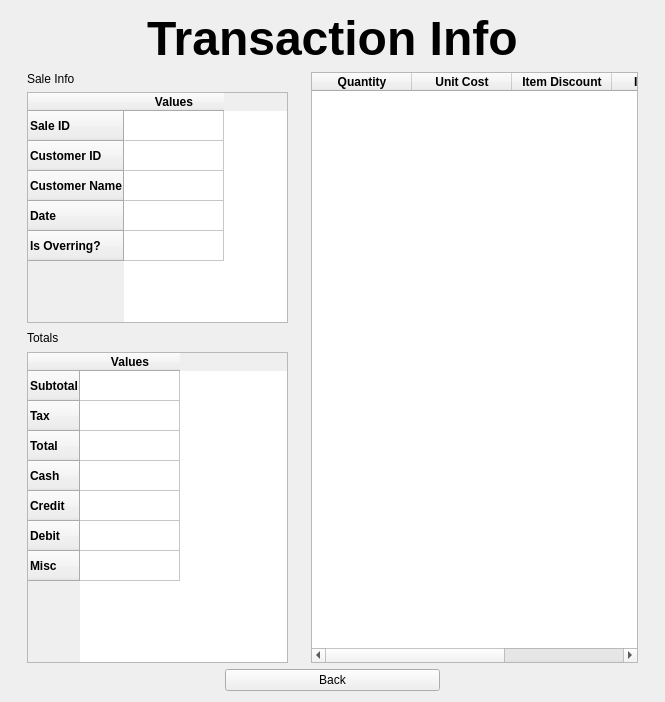
      <widget class="QWidget" name="sale_page">
       <layout class="QVBoxLayout" name="verticalLayout_21">
        <item>
         <layout class="QHBoxLayout" name="horizontalLayout_17">
          <item>
           <spacer name="horizontalSpacer_3">
            <property name="orientation">
             <enum>Qt::Horizontal</enum>
            </property>
            <property name="sizeHint" stdset="0">
             <size>
              <width>40</width>
              <height>20</height>
             </size>
            </property>
           </spacer>
          </item>
          <item>
           <widget class="QLabel" name="label_23">
            <property name="font">
             <font>
              <pointsize>36</pointsize>
              <weight>75</weight>
              <bold>true</bold>
             </font>
            </property>
            <property name="text">
             <string>Transaction Info</string>
            </property>
           </widget>
          </item>
          <item>
           <spacer name="horizontalSpacer_47">
            <property name="orientation">
             <enum>Qt::Horizontal</enum>
            </property>
            <property name="sizeHint" stdset="0">
             <size>
              <width>40</width>
              <height>20</height>
             </size>
            </property>
           </spacer>
          </item>
         </layout>
        </item>
        <item>
         <layout class="QHBoxLayout" name="horizontalLayout_18" stretch="1,1,1,20,1">
          <item>
           <spacer name="horizontalSpacer_49">
            <property name="orientation">
             <enum>Qt::Horizontal</enum>
            </property>
            <property name="sizeHint" stdset="0">
             <size>
              <width>40</width>
              <height>20</height>
             </size>
            </property>
           </spacer>
          </item>
          <item>
           <layout class="QVBoxLayout" name="verticalLayout_10">
            <item>
             <layout class="QVBoxLayout" name="verticalLayout_9">
              <item>
               <widget class="QLabel" name="label">
                <property name="text">
                 <string>Sale Info</string>
                </property>
               </widget>
              </item>
              <item>
               <widget class="QTableWidget" name="sale_basic_info">
                <property name="minimumSize">
                 <size>
                  <width>261</width>
                  <height>231</height>
                 </size>
                </property>
                <property name="maximumSize">
                 <size>
                  <width>1670000</width>
                  <height>1670000</height>
                 </size>
                </property>
                <property name="editTriggers">
                 <set>QAbstractItemView::NoEditTriggers</set>
                </property>
                <row>
                 <property name="text">
                  <string>Sale ID</string>
                 </property>
                 <property name="font">
                  <font>
                   <weight>75</weight>
                   <bold>true</bold>
                  </font>
                 </property>
                </row>
                <row>
                 <property name="text">
                  <string>Customer ID</string>
                 </property>
                 <property name="font">
                  <font>
                   <weight>75</weight>
                   <bold>true</bold>
                  </font>
                 </property>
                </row>
                <row>
                 <property name="text">
                  <string>Customer Name</string>
                 </property>
                 <property name="font">
                  <font>
                   <weight>75</weight>
                   <bold>true</bold>
                  </font>
                 </property>
                </row>
                <row>
                 <property name="text">
                  <string>Date</string>
                 </property>
                 <property name="font">
                  <font>
                   <weight>75</weight>
                   <bold>true</bold>
                  </font>
                 </property>
                </row>
                <row>
                 <property name="text">
                  <string>Is Overring?</string>
                 </property>
                 <property name="font">
                  <font>
                   <weight>75</weight>
                   <bold>true</bold>
                  </font>
                 </property>
                </row>
                <column>
                 <property name="text">
                  <string>Values</string>
                 </property>
                 <property name="font">
                  <font>
                   <weight>75</weight>
                   <bold>true</bold>
                  </font>
                 </property>
                </column>
               </widget>
              </item>
             </layout>
            </item>
            <item>
             <layout class="QVBoxLayout" name="verticalLayout_8">
              <item>
               <widget class="QLabel" name="label_2">
                <property name="minimumSize">
                 <size>
                  <width>36</width>
                  <height>17</height>
                 </size>
                </property>
                <property name="text">
                 <string>Totals</string>
                </property>
               </widget>
              </item>
              <item>
               <widget class="QTableWidget" name="sale_totals">
                <property name="minimumSize">
                 <size>
                  <width>201</width>
                  <height>311</height>
                 </size>
                </property>
                <property name="maximumSize">
                 <size>
                  <width>1670000</width>
                  <height>1670000</height>
                 </size>
                </property>
                <property name="editTriggers">
                 <set>QAbstractItemView::NoEditTriggers</set>
                </property>
                <row>
                 <property name="text">
                  <string>Subtotal</string>
                 </property>
                 <property name="font">
                  <font>
                   <weight>75</weight>
                   <bold>true</bold>
                  </font>
                 </property>
                </row>
                <row>
                 <property name="text">
                  <string>Tax</string>
                 </property>
                 <property name="font">
                  <font>
                   <weight>75</weight>
                   <bold>true</bold>
                  </font>
                 </property>
                </row>
                <row>
                 <property name="text">
                  <string>Total</string>
                 </property>
                 <property name="font">
                  <font>
                   <weight>75</weight>
                   <bold>true</bold>
                  </font>
                 </property>
                </row>
                <row>
                 <property name="text">
                  <string>Cash</string>
                 </property>
                 <property name="font">
                  <font>
                   <weight>75</weight>
                   <bold>true</bold>
                  </font>
                 </property>
                </row>
                <row>
                 <property name="text">
                  <string>Credit</string>
                 </property>
                 <property name="font">
                  <font>
                   <weight>75</weight>
                   <bold>true</bold>
                  </font>
                 </property>
                </row>
                <row>
                 <property name="text">
                  <string>Debit</string>
                 </property>
                 <property name="font">
                  <font>
                   <weight>75</weight>
                   <bold>true</bold>
                  </font>
                 </property>
                </row>
                <row>
                 <property name="text">
                  <string>Misc</string>
                 </property>
                 <property name="font">
                  <font>
                   <weight>75</weight>
                   <bold>true</bold>
                  </font>
                 </property>
                </row>
                <column>
                 <property name="text">
                  <string>Values</string>
                 </property>
                 <property name="font">
                  <font>
                   <weight>75</weight>
                   <bold>true</bold>
                  </font>
                 </property>
                </column>
               </widget>
              </item>
             </layout>
            </item>
           </layout>
          </item>
          <item>
           <spacer name="horizontalSpacer_48">
            <property name="orientation">
             <enum>Qt::Horizontal</enum>
            </property>
            <property name="sizeHint" stdset="0">
             <size>
              <width>40</width>
              <height>20</height>
             </size>
            </property>
           </spacer>
          </item>
          <item>
           <widget class="QTableWidget" name="sale_lines_table">
            <property name="editTriggers">
             <set>QAbstractItemView::EditKeyPressed</set>
            </property>
            <attribute name="horizontalHeaderStretchLastSection">
             <bool>true</bool>
            </attribute>
            <column>
             <property name="text">
              <string>Quantity</string>
             </property>
             <property name="font">
              <font>
               <weight>75</weight>
               <bold>true</bold>
              </font>
             </property>
            </column>
            <column>
             <property name="text">
              <string>Unit Cost</string>
             </property>
             <property name="font">
              <font>
               <weight>75</weight>
               <bold>true</bold>
              </font>
             </property>
            </column>
            <column>
             <property name="text">
              <string>Item Discount</string>
             </property>
             <property name="font">
              <font>
               <weight>75</weight>
               <bold>true</bold>
              </font>
             </property>
            </column>
            <column>
             <property name="text">
              <string>Item Total</string>
             </property>
             <property name="font">
              <font>
               <weight>75</weight>
               <bold>true</bold>
              </font>
             </property>
            </column>
            <column>
             <property name="text">
              <string>Description</string>
             </property>
             <property name="font">
              <font>
               <weight>75</weight>
               <bold>true</bold>
              </font>
             </property>
            </column>
           </widget>
          </item>
          <item>
           <spacer name="horizontalSpacer_50">
            <property name="orientation">
             <enum>Qt::Horizontal</enum>
            </property>
            <property name="sizeHint" stdset="0">
             <size>
              <width>40</width>
              <height>20</height>
             </size>
            </property>
           </spacer>
          </item>
         </layout>
        </item>
        <item>
         <layout class="QHBoxLayout" name="horizontalLayout_2" stretch="10,10,10">
          <item>
           <spacer name="horizontalSpacer_20">
            <property name="orientation">
             <enum>Qt::Horizontal</enum>
            </property>
            <property name="sizeHint" stdset="0">
             <size>
              <width>40</width>
              <height>20</height>
             </size>
            </property>
           </spacer>
          </item>
          <item>
           <widget class="QPushButton" name="back_btn_sale">
            <property name="text">
             <string>Back</string>
            </property>
           </widget>
          </item>
          <item>
           <spacer name="horizontalSpacer_21">
            <property name="orientation">
             <enum>Qt::Horizontal</enum>
            </property>
            <property name="sizeHint" stdset="0">
             <size>
              <width>40</width>
              <height>20</height>
             </size>
            </property>
           </spacer>
          </item>
         </layout>
        </item>
       </layout>
      </widget>
